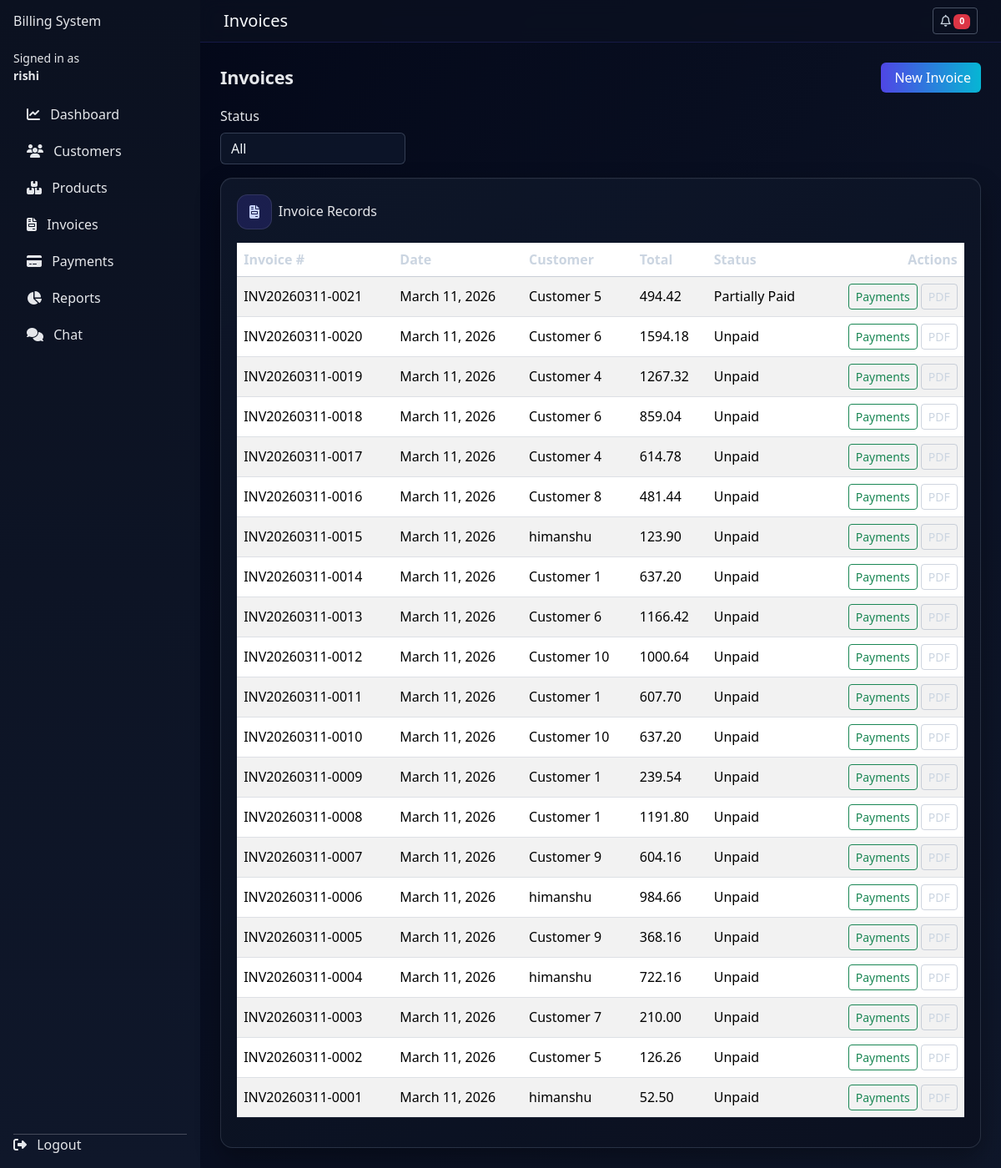
Before: /invoices/ (signed in) with the older database file.
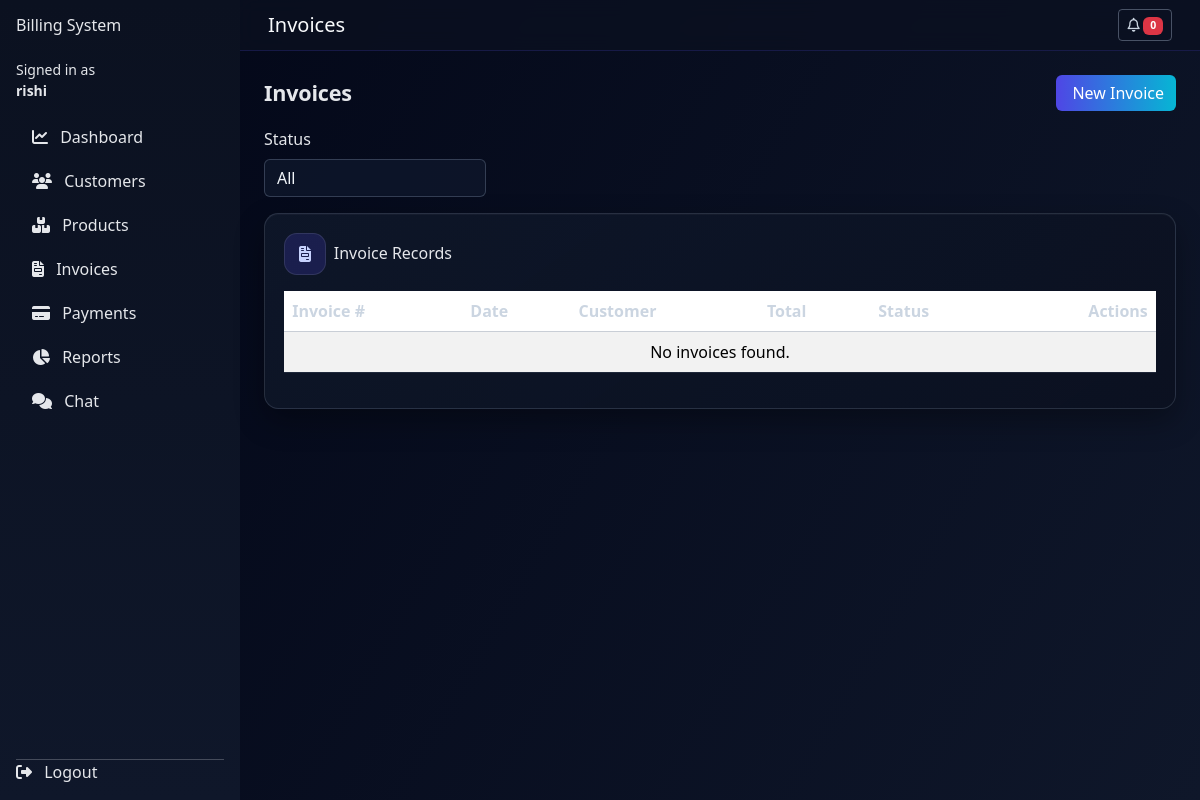
After: the same page with the newer database file.
### invoices/models.py (models this page shows, shortened)
class Invoice(models.Model):
    business = models.ForeignKey(
        "users.Business",
        on_delete=models.CASCADE,
        related_name="invoices",
        null=True,
        blank=True,
    )
    STATUS_CHOICES = [
        ("paid", "Paid"),
        ("unpaid", "Unpaid"),
        ("partial", "Partially Paid"),
    ]
    invoice_number = models.CharField(max_length=50, unique=True)
    customer = models.ForeignKey(Customer, on_delete=models.CASCADE, related_name="invoices")
    invoice_date = models.DateField()
    subtotal = models.DecimalField(max_digits=12, decimal_places=2)
    tax_amount = models.DecimalField(max_digits=12, decimal_places=2)
    total_amount = models.DecimalField(max_digits=12, decimal_places=2)
    status = models.CharField(max_length=10, choices=STATUS_CHOICES, default="unpaid")
    created_at = models.DateTimeField(auto_now_add=True)
    updated_at = models.DateTimeField(auto_now=True)
    class Meta:
        ordering = ["-invoice_date", "-id"]

### customers/models.py (models this page shows, shortened)
class Customer(models.Model):
    business = models.ForeignKey(
        "users.Business",
        on_delete=models.CASCADE,
        related_name="customers",
        null=True,
        blank=True,
    )
    name = models.CharField(max_length=255)
    phone = models.CharField(max_length=20)
    email = models.EmailField(blank=True)
    address = models.TextField(blank=True)
    gst_number = models.CharField(max_length=30, blank=True)
    created_at = models.DateTimeField(auto_now_add=True)
    class Meta:
        ordering = ["name"]

### invoices/views.py (the view)
# urls.py: path("", views.invoice_list, name="invoice_list"),
@login_required
@approved_business_required
def invoice_list(request):
    status_filter = request.GET.get("status", "all")
    invoices_qs = queryset_for_business(
        Invoice.objects.select_related("customer").all(),
        request.user,
    ).order_by("-invoice_date", "-id")
    if status_filter == "paid":
        invoices_qs = invoices_qs.filter(status="paid")
    elif status_filter == "pending":
        invoices_qs = invoices_qs.filter(status__in=["unpaid", "partial"])
    return render(
        request,
        "invoices/invoice_list.html",
        {
            "invoices": invoices_qs,
            "status_filter": status_filter,
        },
    )

### users/utils.py (called while the page is built)
def is_staff_or_superuser(user):
    return user.is_authenticated and (user.is_superuser or user.is_staff)

def queryset_for_business(model_qs: QuerySet, user, *, business_field: str = "business"):
    if is_staff_or_superuser(user):
        return model_qs
    b = get_owner_business(user)
    if not b:
        return model_qs.none()
    return model_qs.filter(**{business_field: b})

### templates/invoices/invoice_list.html (shortened to what this page needs)
{% extends "base.html" %}
{% block page_title %}Invoices{% endblock %}
{% block content %}
<div class="d-flex justify-content-between align-items-center mb-3 list-page-head">
  <h2 class="mb-0">Invoices</h2>
  <a href="{% url 'invoices:invoice_create' %}" class="btn btn-primary button-ripple">
     New Invoice
  </a>
</div>
<form method="get" class="row g-2 mb-3">
  <div class="col-md-3">
    <label class="form-label">Status</label>
    <select name="status" class="form-select" onchange="this.form.submit()">
      <option value="all" {% if status_filter == 'all' %}selected{% endif %}>All</option>
    </select>
  </div>
</form>
<div class="table-shell reveal-up">
  <div class="d-flex align-items-center gap-2 mb-3">
    <span class="table-icon"><i class="fa-solid fa-file-invoice"></i></span>
    <h6 class="mb-0">Invoice Records</h6>
  </div>
<div class="table-responsive">
  <table class="table table-striped table-hover align-middle">
    <thead>
      <tr>
        <th>Invoice #</th>
        <th>Date</th>
        <th>Customer</th>
        <th>Total</th>
        <th>Status</th>
        <th class="text-end">Actions</th>
      </tr>
    </thead>
    <tbody>
      {% for invoice in invoices %}
        <tr>
          <td>{{ invoice.invoice_number }}</td>
          <td>{{ invoice.invoice_date }}</td>
          <td>{{ invoice.customer.name }}</td>
          <td>{{ invoice.total_amount }}</td>
          <td>{{ invoice.get_status_display }}</td>
          <td class="text-end">
            <a href="{% url 'payments:history' invoice.id %}" class="btn btn-sm btn-outline-success">Payments</a>
            <a href="{% url 'invoices:invoice_pdf' invoice.id %}" class="btn btn-sm btn-outline-secondary">PDF</a>
          </td>
        </tr>
      {% empty %}
        <tr>
          <td colspan="6" class="text-center">No invoices found.</td>
        </tr>
      {% endfor %}
    </tbody>
  </table>
</div>
</div>
{% endblock %}

Changed rows visible on the page:
removed Invoice: invoice_number "INV20260311-0021", invoice_date "March 11, 2026", customer.name "Customer 5", total_amount "494.42", status "Partially Paid"
removed Invoice: invoice_number "INV20260311-0020", invoice_date "March 11, 2026", customer.name "Customer 6", total_amount "1594.18", status "Unpaid"
removed Invoice: invoice_number "INV20260311-0019", invoice_date "March 11, 2026", customer.name "Customer 4", total_amount "1267.32", status "Unpaid"
removed Invoice: invoice_number "INV20260311-0018", invoice_date "March 11, 2026", customer.name "Customer 6", total_amount "859.04", status "Unpaid"
removed Invoice: invoice_number "INV20260311-0017", invoice_date "March 11, 2026", customer.name "Customer 4", total_amount "614.78", status "Unpaid"
removed Invoice: invoice_number "INV20260311-0016", invoice_date "March 11, 2026", customer.name "Customer 8", total_amount "481.44", status "Unpaid"
removed Invoice: invoice_number "INV20260311-0015", invoice_date "March 11, 2026", customer.name "himanshu", total_amount "123.90", status "Unpaid"
removed Invoice: invoice_number "INV20260311-0014", invoice_date "March 11, 2026", customer.name "Customer 1", total_amount "637.20", status "Unpaid"
removed Invoice: invoice_number "INV20260311-0013", invoice_date "March 11, 2026", customer.name "Customer 6", total_amount "1166.42", status "Unpaid"
removed Invoice: invoice_number "INV20260311-0012", invoice_date "March 11, 2026", customer.name "Customer 10", total_amount "1000.64", status "Unpaid"
removed Invoice: invoice_number "INV20260311-0011", invoice_date "March 11, 2026", customer.name "Customer 1", total_amount "607.70", status "Unpaid"
removed Invoice: invoice_number "INV20260311-0010", invoice_date "March 11, 2026", customer.name "Customer 10", total_amount "637.20", status "Unpaid"
removed Invoice: invoice_number "INV20260311-0009", invoice_date "March 11, 2026", customer.name "Customer 1", total_amount "239.54", status "Unpaid"
removed Invoice: invoice_number "INV20260311-0008", invoice_date "March 11, 2026", customer.name "Customer 1", total_amount "1191.80", status "Unpaid"
removed Invoice: invoice_number "INV20260311-0007", invoice_date "March 11, 2026", customer.name "Customer 9", total_amount "604.16", status "Unpaid"
removed Invoice: invoice_number "INV20260311-0006", invoice_date "March 11, 2026", customer.name "himanshu", total_amount "984.66", status "Unpaid"
removed Invoice: invoice_number "INV20260311-0005", invoice_date "March 11, 2026", customer.name "Customer 9", total_amount "368.16", status "Unpaid"
removed Invoice: invoice_number "INV20260311-0004", invoice_date "March 11, 2026", customer.name "himanshu", total_amount "722.16", status "Unpaid"
removed Invoice: invoice_number "INV20260311-0003", invoice_date "March 11, 2026", customer.name "Customer 7", total_amount "210.00", status "Unpaid"
removed Invoice: invoice_number "INV20260311-0002", invoice_date "March 11, 2026", customer.name "Customer 5", total_amount "126.26", status "Unpaid"
removed Invoice: invoice_number "INV20260311-0001", invoice_date "March 11, 2026", customer.name "himanshu", total_amount "52.50", status "Unpaid"
Other visible differences:
text now shown: "No invoices found."
